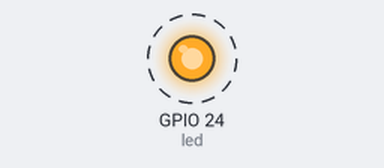
Simulated run of this program. Board: Raspberry Pi (BCM pin numbers). Parts: output pins drawn as LEDs (lit = HIGH). Dashed ring = blinking.

Above: at 0.5 s.
Timing chart, 0 to 4.6 s (numbered marks = the images above):
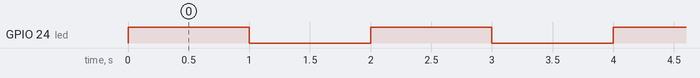

Measured:
- by itself, GPIO 24 (led): alternates HIGH for 1.0 s and LOW for 1.0 s

The program:

lesson7.py
```python
from gpiozero import LED
from time import sleep

led = LED(24)
# led = LED("GPIO27")   # 給 GPIO 腳位，跟上一行意義相同！
# led = LED("J8:13")    # 定義為樹莓派的腳位

while True:
  led.on()
  sleep(1)
  led.off()
  sleep(1)
```
